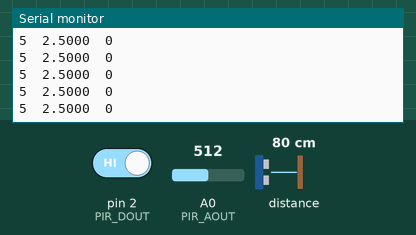
Recording of a sketch running on a simulated Arduino Uno, built with avr-gcc and run on an emulated ATmega328P. Shown: the last lines printed to the serial monitor. The test bench sets the inputs (shaded band); at power-on: distance to the obstacle 80 cm, A0 (PIR_AOUT) = 512, pin 2 (PIR_DOUT) HIGH.

Above: at 1.2 s.
1.3 s: distance to the obstacle set to 2 cm
At 1.8 s:
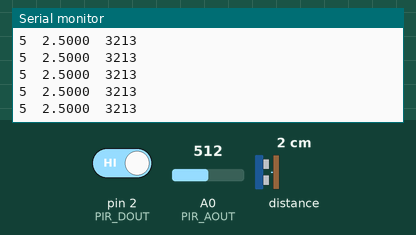
4.3 s: A0 (PIR_AOUT) set to 716
At 4.8 s:
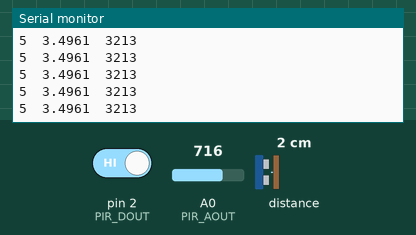
5.8 s: pin 2 (PIR_DOUT) driven LOW
At 6.8 s:
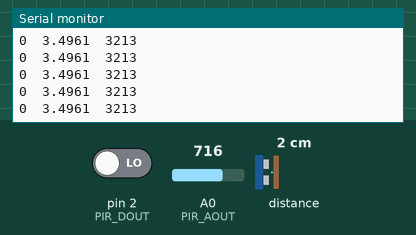
7.3 s: distance to the obstacle set to 4 cm
At 7.8 s:
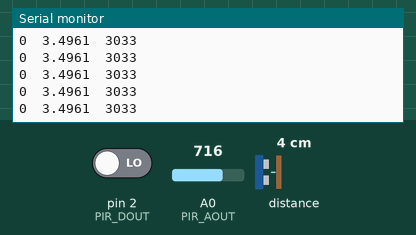
8.8 s: distance to the obstacle set to 35 cm
At 9.7 s:
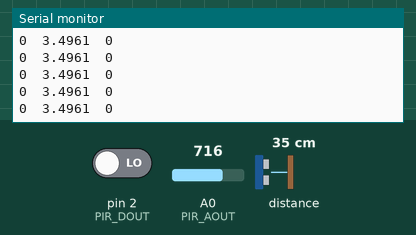
11.8 s: A0 (PIR_AOUT) set to 900
At 12.6 s:
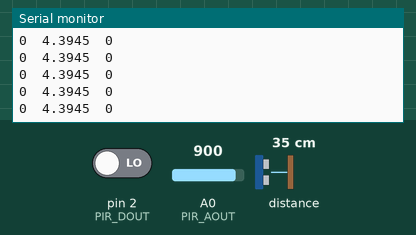
Timing chart, 0 to 14.3 s (numbered marks = the images above; inputs shaded):
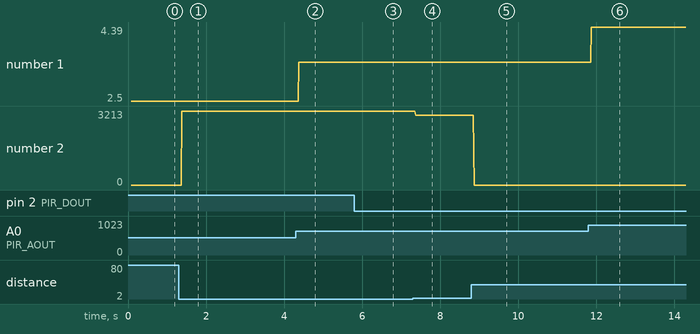

The sketch:

rkFun_OpenPIR_Motion_Detector_WhiteDome__SparkFun_APDS_Proxi.ino
```cpp
//////////////////////////
// Hardware Definitions //
//////////////////////////
//  SparkFun Gesture sensor - short ragne proximity
//  SparkFun OpenPIR sensor - long range proximity
//
//

#include <Wire.h>
#include <SparkFun_APDS9960.h>
#define PIR_AOUT A0  // PIR analog output on A0
#define PIR_DOUT 2   // PIR digital output on D2
//#define LED_PIN  13  // LED to illuminate on motion
#define PRINT_TIME 10 // Rate of serial printouts

// Global Variables
unsigned long lastPrint = 0; // Keep track of last serial out
SparkFun_APDS9960 apds = SparkFun_APDS9960();
uint8_t proximity_data = 0;


void setup()
{
    // Initialize Serial port
  Serial.begin(9600);
  Serial.println();

  // Initialize APDS-9960 (configure I2C and initial values)
  if ( apds.init() ) {
    Serial.println(F("APDS-9960 initialization complete"));
  } else {
    Serial.println(F("Something went wrong during APDS-9960 init!"));
  }

  // Adjust the Proximity sensor gain
  if ( !apds.setProximityGain(PGAIN_2X) ) {
    Serial.println(F("Something went wrong trying to set PGAIN"));
  }

  // Start running the APDS-9960 proximity sensor (no interrupts)
  if ( apds.enableProximitySensor(false) ) {
    Serial.println(F("Proximity sensor is now running"));
  } else {
    Serial.println(F("Something went wrong during sensor init!"));
  }

  //Serial.begin(115200);  // Serial is used to view Analog out
  // Analog and digital pins should both be set as inputs:
  pinMode(PIR_AOUT, INPUT);
  pinMode(PIR_DOUT, INPUT);

}

void loop()
{
  String s1;

  // Read A pin, print that value to serial port:
  if ( (lastPrint + PRINT_TIME) < millis() )
  {
    lastPrint = millis();
    // Read in analog value:
    unsigned int analogPIR = analogRead(PIR_AOUT);
    unsigned int digitalPIR = 5 * digitalRead(PIR_DOUT);

    // Convert 10-bit analog value to a voltage
    // (Assume high voltage is 5.0V.)
    float voltage = (float) analogPIR / 1024.0 * 5.0;


    s1 += String(digitalPIR,6);
    s1 += "  ";
    s1 += String(voltage,4);
    s1 +="  ";
  }


  // Read the proximity value
  if ( !apds.readProximity(proximity_data) ) {
    Serial.println("Error reading proximity value");
  }
  else {
    int prx = proximity_data;
    s1 += String(prx,4);
     }

   // Print out all in one line
   Serial.println(s1);
}
```

Measured:
- after the input at 1.3 s, the serial monitor: prints a new line after 0.08 s (image 1)
- after the input at 4.3 s, the serial monitor: prints a new line after 0.08 s (image 2)
- after the input at 5.8 s, the serial monitor: prints a new line after 0.08 s (image 3)
- after the input at 7.3 s, the serial monitor: prints a new line after 0.07 s (image 4)
- after the input at 8.8 s, the serial monitor: prints a new line after 0.07 s (image 5)
- after the input at 11.8 s, the serial monitor: prints a new line after 0.07 s (image 6)
- plotted number 1: 2.5 → 3.5 after the input at 4.3 s, 3.5 → 4.39 after the input at 11.8 s
- plotted number 2: 0 → 3213 after the input at 1.3 s, 3213 → 3033 after the input at 7.3 s
